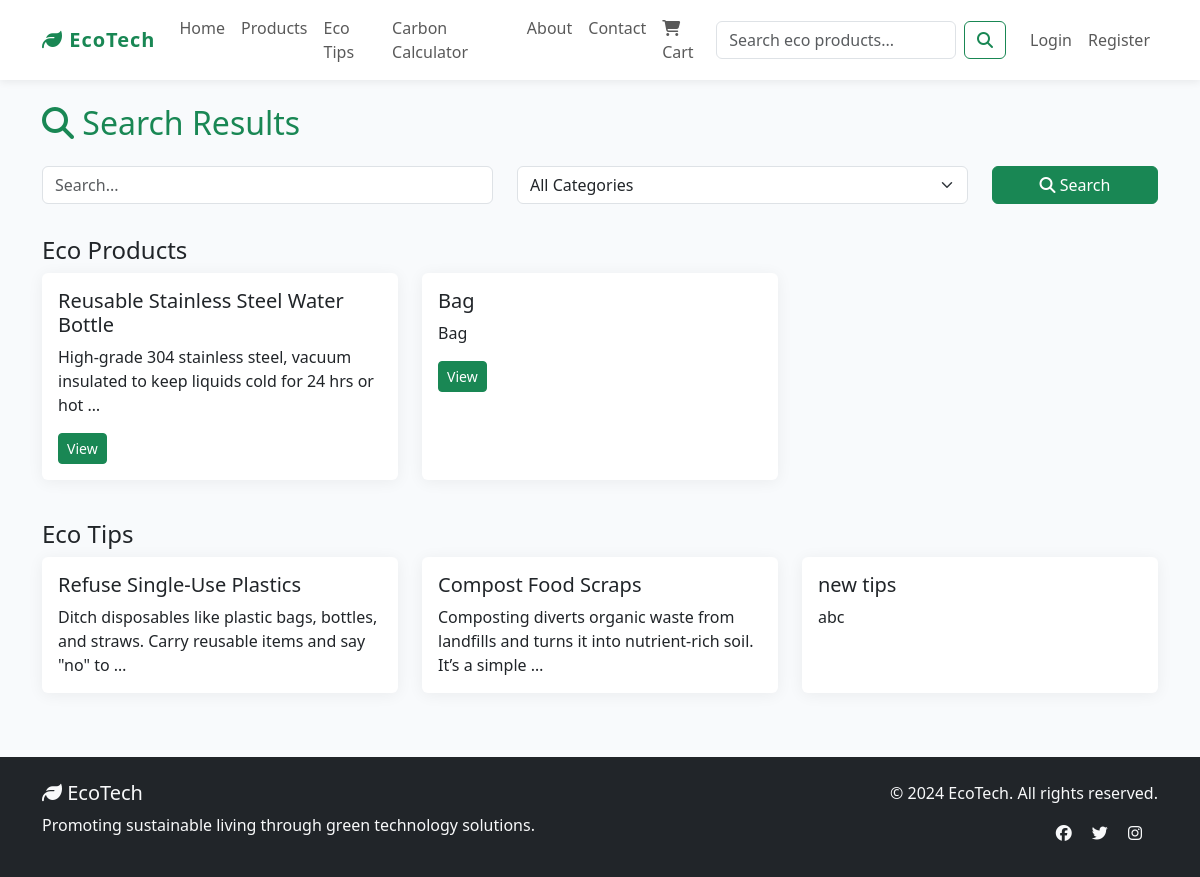
The app's page /search/ with its own data.
### env_app/models.py (models this page shows, shortened)
class EcoProduct(models.Model):
    name = models.CharField(max_length=200)
    description = models.TextField()
    price = models.DecimalField(max_digits=10, decimal_places=2)
    category = models.CharField(max_length=100)
    image = models.ImageField(upload_to='products/', null=True, blank=True)
    is_eco_friendly = models.BooleanField(default=True)
    created_at = models.DateTimeField(auto_now_add=True)

class EcoTip(models.Model):
    title = models.CharField(max_length=200)
    content = models.TextField()
    category = models.CharField(max_length=100)
    author = models.ForeignKey(User, on_delete=models.CASCADE)
    created_at = models.DateTimeField(auto_now_add=True)
    image = models.ImageField(upload_to='eco_tips/', null=True, blank=True)  # Now optional

### env_app/views.py (the view, shortened to what this page needs)
# urls.py: path('search/', views.search_view, name='search'),
def search_view(request):
    query = request.GET.get('q', '')
    category = request.GET.get('category', '')
    products = EcoProduct.objects.all()
    tips = EcoTip.objects.all()
    if category:
        products = products.filter(category=category)
        tips = tips.filter(category=category)
    if request.user.is_authenticated:
        UserHistory.objects.create(
            user=request.user,
            page_visited=f'Search: {query}',
            session_id=request.session.session_key
        )
    context = {
        'products': products,
        'tips': tips,
        'query': query,
        'category': category,
    }
    return render(request, 'search.html', context)

### env_app/context_processors.py (called while the page is built)
def cart_count(request):
    cart = request.session.get('cart', {})
    count = sum(item['quantity'] for item in cart.values())
    return {'cart_count': count}

### templates/search.html (shortened to what this page needs)
{% extends 'base.html' %}
{% block content %}
<h2 class="text-success mb-4"><i class="fas fa-search"></i> Search Results</h2>
<form method="get" class="row mb-4">
    <div class="col-md-5 mb-2">
        <input type="text" name="q" class="form-control" placeholder="Search..." value="{{ query }}">
    </div>
    <div class="col-md-5 mb-2">
        <select name="category" class="form-select">
            <option value="">All Categories</option>
        </select>
    </div>
    <div class="col-md-2 mb-2">
        <button type="submit" class="btn btn-success w-100"><i class="fas fa-search"></i> Search</button>
    </div>
</form>
<h4 class="mt-4">Eco Products</h4>
<div class="row">
    {% for product in products %}
    <div class="col-md-4 mb-3">
        <div class="card h-100">
            <div class="card-body">
                <h5 class="card-title">{{ product.name }}</h5>
                <p class="card-text">{{ product.description|truncatewords:15 }}</p>
                <a href="{% url 'product_detail' product.pk %}" class="btn btn-success btn-sm">View</a>
            </div>
        </div>
    </div>
    {% empty %}
    <div class="col-12"><p class="text-muted">No products found.</p></div>
    {% endfor %}
</div>
<h4 class="mt-4">Eco Tips</h4>
<div class="row">
    {% for tip in tips %}
    <div class="col-md-4 mb-3">
        <div class="card h-100">
            <div class="card-body">
                <h5 class="card-title">{{ tip.title }}</h5>
                <p class="card-text">{{ tip.content|truncatewords:15 }}</p>
            </div>
        </div>
    </div>
    {% empty %}
    <div class="col-12"><p class="text-muted">No tips found.</p></div>
    {% endfor %}
</div>
{% endblock %}

### static/css/style.css (style rules this page uses)
body { background-color: #f8f9fa; }

### templates/base.html (style rules this page uses)
body { background: #f8fafc; }
.card { border: none; box-shadow: 0 2px 16px rgba(0,0,0,0.06); transition: transform 0.2s; }
.btn-success, .btn-primary { transition: background 0.2s, box-shadow 0.2s; }

### records on screen
EcoProduct: name "Reusable Stainless Steel Water Bottle", description "High-grade 304 stainless steel, vacuum insulated to keep liquids cold for 24 hrs or hot …"
EcoProduct: name "Bag", description "Bag"
EcoTip: title "Refuse Single-Use Plastics", content "Ditch disposables like plastic bags, bottles, and straws. Carry reusable items and say \"no\" to …"
EcoTip: title "Compost Food Scraps", content "Composting diverts organic waste from landfills and turns it into nutrient-rich soil. It’s a simple …"
EcoTip: title "new tips", content "abc"
